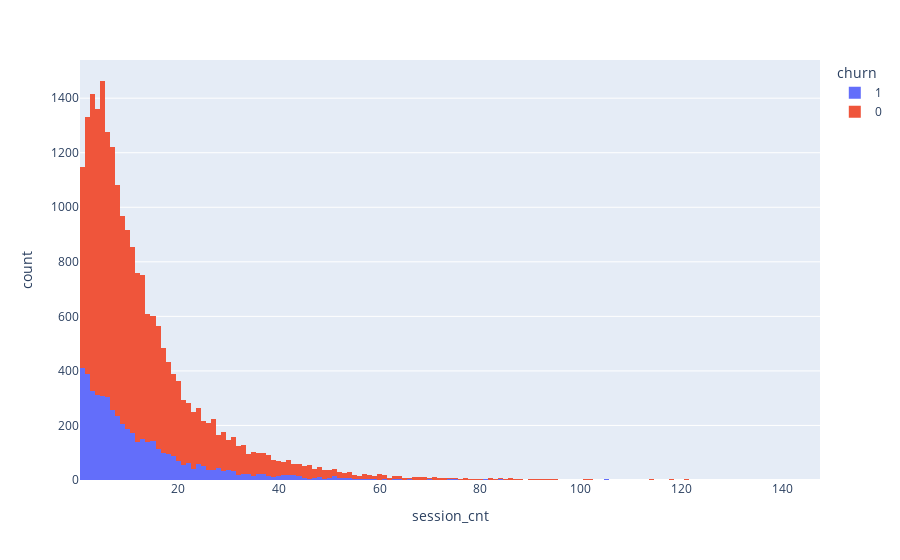

Notebook code cell kept with this figure:
### Code cell
fig = px.histogram(pdf, x="session_cnt", color="churn")
fig.show()

### Figure 1 — Plotly figure (JSON) as saved in the notebook; plotly's stock layout.template omitted (floating-point values rounded to 4 significant figures; data arrays with more than 128 entries replaced by an {"elided": "..."} marker saying what was removed)
{"data": [{"alignmentgroup": "True", "bingroup": "x", "hovertemplate": "churn=1<br>session_cnt=%{x}<br>count=%{y}<extra></extra>", "legendgroup": "1", "marker": {"color": "#636efa"}, "name": "1", "offsetgroup": "1", "orientation": "v", "showlegend": true, "type": "histogram", "x": {"elided": "5003 str values"}, "xaxis": "x", "yaxis": "y"}, {"alignmentgroup": "True", "bingroup": "x", "hovertemplate": "churn=0<br>session_cnt=%{x}<br>count=%{y}<extra></extra>", "legendgroup": "0", "marker": {"color": "#EF553B"}, "name": "0", "offsetgroup": "0", "orientation": "v", "showlegend": true, "type": "histogram", "x": {"elided": "17274 str values"}, "xaxis": "x", "yaxis": "y"}], "layout": {"barmode": "relative", "legend": {"title": {"text": "churn"}, "tracegroupgap": 0}, "margin": {"t": 60}, "xaxis": {"anchor": "y", "domain": [0, 1], "title": {"text": "session_cnt"}}, "yaxis": {"anchor": "x", "domain": [0, 1], "title": {"text": "count"}}}}
